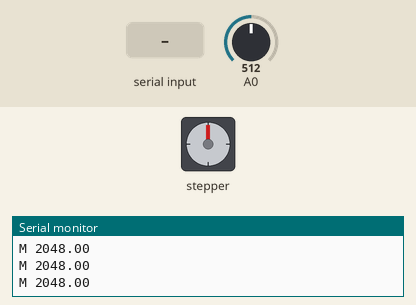
This sketch was run on a simulated Arduino Due. On the bench: stepper motor, the last lines printed to the serial monitor. Wiring (inferred from the names in the program): stepper motor driver (200 steps per turn assumed): step D48; direction D50; enable D52. The inputs (shaded band) are chosen by the test bench; at power-on: A0 = 512 (analog values on the 0–1023 scale).

Above: at 1.2 s.
1.3 s: "S90e" received over Serial
At 1.77 s:
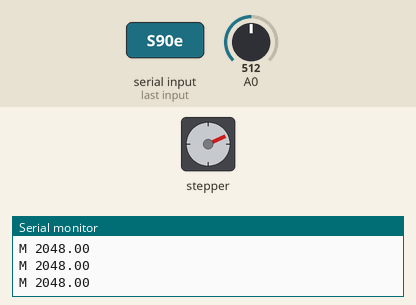
At 2.37 s:
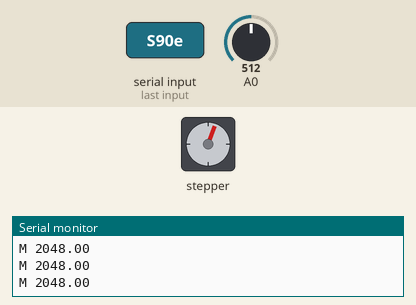
7.3 s: A0 set to 190
At 7.48 s:
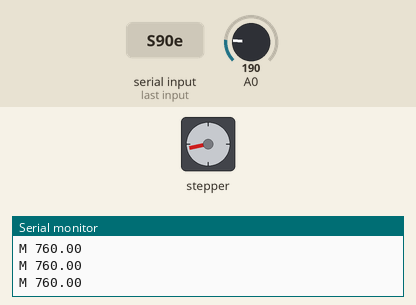
Timing chart, 0 to 16.3 s (numbered marks = the images above; inputs shaded):
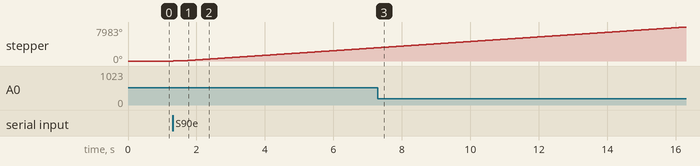

Measured:
- after the input at 1.3 s, stepper: keeps turning clockwise at about 523°/s, starting at once

The sketch:

aquadraat2.ino
```cpp
#include "Motor.h"


Motor motor;


unsigned long previousTime = 0;

int sensorReadTime =0;

float currentPos;
float targetPos = 0;
float targetReached = true;
float targetSearch = false;

float p = 100;

void setup() {

  Serial.begin(115200);

  while (! Serial) {
    delay(1);
  }


  motor.setup();


analogReadResolution(12);
  previousTime = micros();
}

void loop() {

  unsigned long currentTime = micros();
  int delta = currentTime - previousTime;
  previousTime = currentTime;

  motor.update(delta);

  getInputData();
  getSensorData(delta);

  if (targetSearch && !targetReached )
  {
    float error =  currentPos-targetPos;
    if (abs(error) < 1)
    {
      targetReached = true;
      motor.setSpeed(0);
      Serial.print("T ");
        Serial.println();
    } else
    {
      motor.setSpeed(error * p);
    }

  }


}
void getInputData()
{
  if (Serial.available() > 2 )
  {
    String message = Serial.readStringUntil('e');
    if (message.startsWith("S"))
    {
      message.remove(0, 1);
      float motorTargetSpeed = message.toFloat();
      motor.setSpeed(motorTargetSpeed);
      targetSearch  = false;
    }
    else if (message.startsWith("A"))
    {
      message.remove(0, 1);
      motor.maxAcc = message.toFloat();
    }else if (message.startsWith("P"))
    {
      message.remove(0, 1);
      p = message.toFloat();
    }
    else if (message.startsWith("M"))
    {
      message.remove(0, 1);
      motor.maxSpeed = message.toFloat();

    }
    else if (message.startsWith("T"))
    {
      message.remove(0, 1);
      targetPos = message.toFloat();
      targetReached = false;
      targetSearch  = true;
    }
  }

}

void getSensorData(int delta)
{
  sensorReadTime +=delta;
  if(sensorReadTime>20000){
        sensorReadTime  =0;
        currentPos =analogRead(A0);
        Serial.print("M ");
        Serial.println(currentPos);
  }


}
```

Motor.h
```cpp
#ifndef Motor_h
#define Motor_h

#include <arduino.h>
class Motor
{

  public:
    int enPin = 52;
    int dirPin = 50;
    int stepPin = 48;

    float targetSpeed = 0;
    float currentSpeed = 0;
    float maxAcc =200;
    float maxSpeed =200;
    int currentStepTime = 0;
    int stepTime = 0;
    bool stepPinState = false;
    Motor() {};

    void setup()
    {
      pinMode(dirPin , OUTPUT);
      pinMode(stepPin, OUTPUT);
      pinMode(enPin, OUTPUT);
      digitalWrite(dirPin, LOW);
      digitalWrite(stepPin, LOW);
      digitalWrite(enPin, LOW);


    }
    void setSpeed(float tarSpeed)
    {
      targetSpeed =min( tarSpeed,maxSpeed);
       targetSpeed =max(   targetSpeed,-maxSpeed);
    }

    void update(int delta)
    {


      if (currentSpeed != targetSpeed)
      {
          if(currentSpeed <targetSpeed)
          {
            currentSpeed +=maxAcc*delta/1000000.f;
            if(currentSpeed>targetSpeed)
            {
              currentSpeed=targetSpeed;
            }
          }

          if(currentSpeed >targetSpeed)
          {
            currentSpeed -=maxAcc*delta/1000000.f;
            if(currentSpeed<targetSpeed)
            {
              currentSpeed=targetSpeed;
            }
          }


        if ( currentSpeed < 0) {
          digitalWrite(dirPin, LOW);
        } else
        {
          digitalWrite(dirPin, HIGH);
        }
        //200steps/pr *2=400
        if (currentSpeed != 0)
        {
          float pulsPMin =  abs(currentSpeed) * 400;
          float pulsSec =  pulsPMin / 60;

          stepTime = 1000000 / pulsSec;
        }
      }
      if (currentSpeed != 0) {
        currentStepTime += delta;
        if (currentStepTime > stepTime)
        {
          currentStepTime -= stepTime;
          stepPinState = !stepPinState;
          digitalWrite(stepPin, stepPinState);
        }
      }
    }


};
#endif
```
